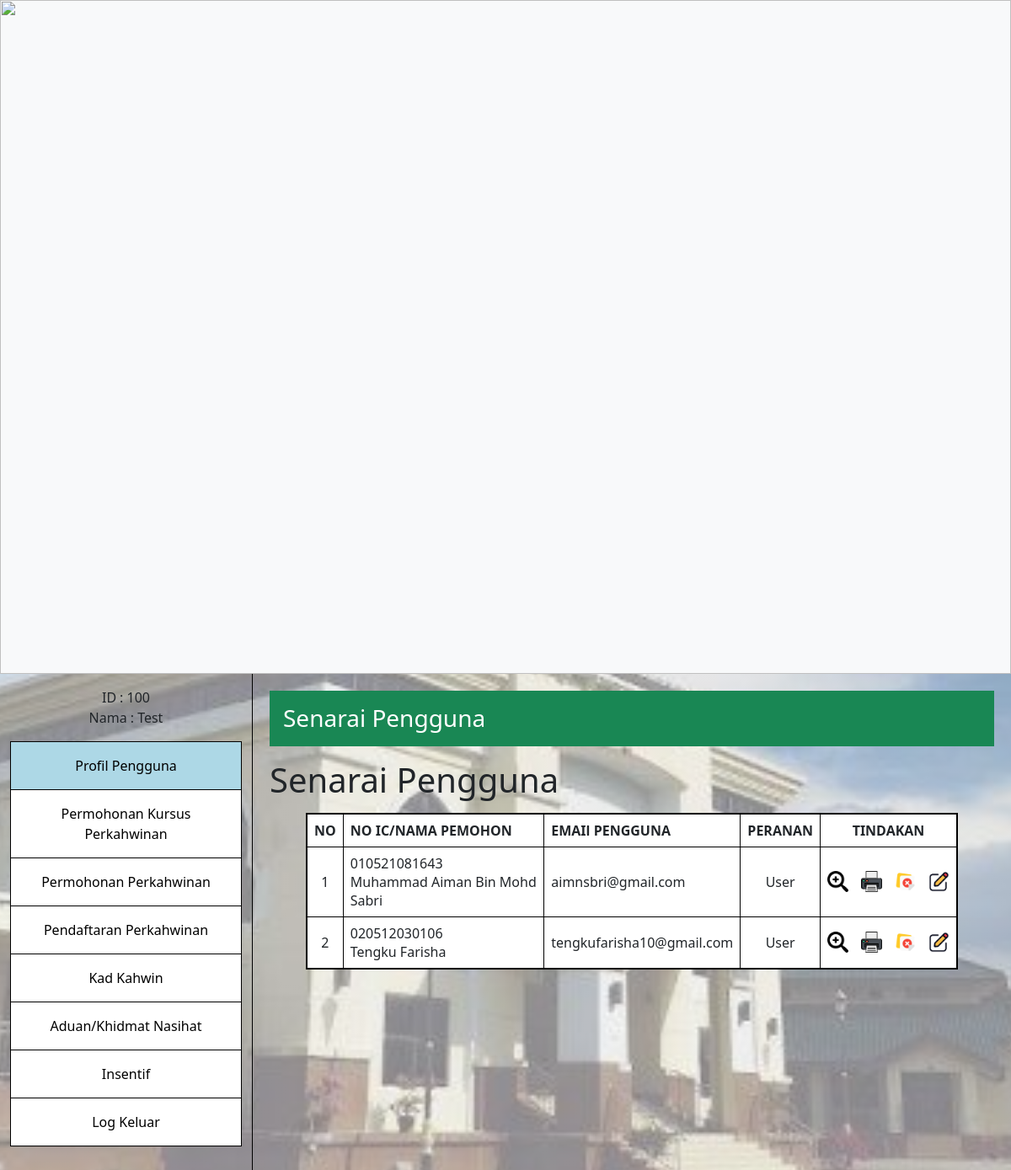
The app's page /App/ManageUser/profilepengguna.php (signed in), older data.
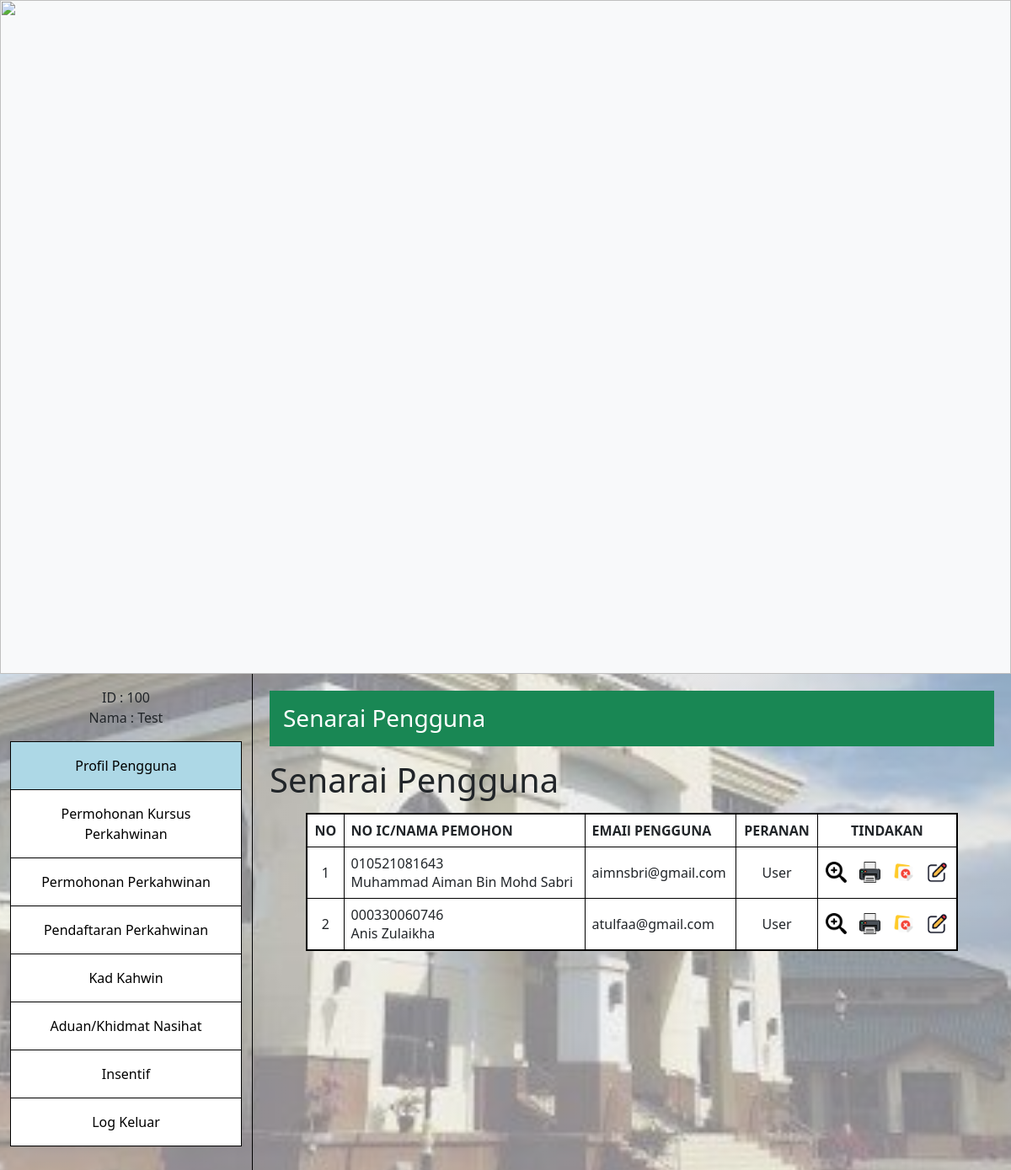
The same page, newer data.
### tables this page shows
CREATE TABLE `user` (
  `id` int(11) NOT NULL,
  `icnum` varchar(255) NOT NULL,
  `email` varchar(255) NOT NULL,
  `name` varchar(255) NOT NULL,
  `gender` varchar(255) NOT NULL,
  `phonenum` varchar(255) NOT NULL,
  `address` varchar(100) NOT NULL,
  `password` varchar(255) NOT NULL
);

### BusinessServices/Model/db.php (called while the page is built, shortened)
<?php
class Connection {
    public function __construct() {
        $this->servername = "localhost";
        $this->username = "root";
        $this->password = "";
        $this->database = "emunakahat";
    }
}

### BusinessServices/Model/MANAGEUSERMODEL/staff.php (called while the page is built, shortened)
<?php
require_once __DIR__ . '/../../MODEL/db.php';
class staff extends Connection {
    public function getAllUsers()
    {
        $connection = $this->getConnection();
        $query = "SELECT * FROM user";
        $result = mysqli_query($connection, $query);
        $users = array();
        if (mysqli_num_rows($result) > 0) {
            while ($row = mysqli_fetch_assoc($result)) {
                $users[] = $row;
            }
        }
        return $users;
    }
}
?>

### BusinessServices/controllers/MANAGEUSERCONTROLLER/profilepenggunaController.php (called while the page is built)
<?php
require_once 'C:\xampp\htdocs\ezkahwin\BusinessServices\Model\MANAGEUSERMODEL\staff.php';
class allUserData extends staff
{
    public function getUsersData()
    {
        $dataUser = new staff();
        $dataUserResult = $dataUser->getAllUsers();
        return $dataUserResult;
    }
}

### App/ManageUser/profilepengguna.php (the view, shortened to what this page needs)
<?php
include('../../BusinessServices/Model/db.php');
require_once 'C:\xampp\htdocs\ezkahwin\BusinessServices\controllers\MANAGEUSERCONTROLLER\profilepenggunaController.php';
$userData = new allUserData();
$users = $userData->getUsersData();
?>
<head>
    <link rel="stylesheet" href="https://cdn.jsdelivr.net/npm/bootstrap@5.3.0/dist/css/bootstrap.min.css">
    <link rel="stylesheet" href="https://cdnjs.cloudflare.com/ajax/libs/font-awesome/5.15.4/css/all.min.css">
    <link rel="stylesheet" href="../../../ezkahwin/public/css/styles.css">
</head>
<body>
    <?php include "../Component/header.php"; ?>
    <div class="container-fluid">
        <div class="row">
            <?php
            $activePage = 'profil';
            include "../Component/sidebarStaff.php";
            ?>
            <div class="col-md-9 content">
                <div class="content-title bg-success text-white p-3">
                    <h1 class="h3 m-0">Senarai Pengguna</h1>
                </div>
                <div class="contentBox mt-3">
                    <div class="desc">
                        <section class="edit-profile-body">
                            <h1>Senarai Pengguna</h1>
                            <table class="table-custom">
                                <thead>
                                    <tr>
                                        <th>
                                            NO
                                        </th>
                                        <th class="text-start">
                                            NO IC/NAMA PEMOHON
                                        </th>
                                        <th class="text-start">
                                            EMAIl PENGGUNA
                                        </th>
                                        <th>
                                            PERANAN
                                        </th>
                                        <th>
                                            TINDAKAN
                                        </th>
                                    </tr>
                                </thead>
                                <tbody>
                                    <?php
                                    if (!empty($users)) {
                                        $count = 1;
                                        foreach ($users as $user) {
                                            echo '<tr>
                                                    <td>' . $count . '</td>
                                                    <td class="text-start">
                                                        <p>' . $user["icnum"] . '</p>
                                                        <p>' . $user["name"] . '</p>
                                                    </td>
                                                    <td class="text-start">' . $user["email"] . '</td>
                                                    <td>User</td>
                                                    <td>
                                                        <div class="action">
                                                            <a class="item">
                                                                <img src="../../../ezkahwin/public/Images/view.png" />
                                                            </a>
                                                            <a class="item">
                                                                <img src="../../../ezkahwin/public/Images/print.png" />
                                                            </a>
                                                            <a class="item" href="../../../ezkahwin/index.php?did=' . $user["id"] . '" onclick="return confirm(\'Are you sure to delete data?\');">
                                                                <img src="../../../ezkahwin/public/Images/delete.png"  />
                                                            </a>
                                                            <a class="item" href="editpengguna.php?eid=' . $user["id"] . '">
                                                                <img src="../../../ezkahwin/public/Images/edit.png" />
                                                            </a>
                                                        </div>
                                                    </td>
                                                </tr>';
                                            $count++;
                                        }
                                    } else {
                                        echo "<tr><td colspan='5'>No Data</td></tr>";
                                    }
                                    ?>
                                </tbody>
                            </table>
                        </section>
                    </div>
                </div>
            </div>
        </div>
    </div>
</body>
</html>

### App/Component/header.php
<header class="navbar-light bg-light">
    <img class="w-100 h-auto" src="https://i.imgur.com/D3gqdM6.jpg" id="imgbanner" />
</header>

### App/Component/sidebarStaff.php (shortened to what this page needs)
<?php
if (isset($_COOKIE['staff_data'])) {
    $userArray = json_decode($_COOKIE['staff_data'], true);
    $icnum = $userArray['icnum'];
    $name = $userArray['name'];
}
?>
<div class="col-md-3 sidebar align-items-center">
    <div class="userinfo mt-3 d-flex flex-column align-items-center">
        <div class="box d-flex align-items-center">
            <div class="label me-1">ID</div>
            <div>: <?php echo $icnum; ?></div>
        </div>
        <div class="box d-flex align-items-center">
            <div class="label me-1">Nama</div>
            <div>: <?php echo $name; ?></div>
        </div>
    </div>
    <div class="sidebar-items w-auto mt-3">
        <ul class="nav flex-column">
            <li class="nav-item sidebar-item p-2 <?php echo $activePage === 'profil' ? 'active' : ''; ?>">
                <a class="nav-link" href="../../../ezkahwin/App/ManageUser/profilepengguna.php">Profil Pengguna</a>
            </li>
            <li class="nav-item sidebar-item p-2 <?php echo $activePage === 'kursus' ? 'active' : ''; ?>">
                <a class="nav-link" href="#">Permohonan Kursus Perkahwinan</a>
            </li>
            <li class="nav-item sidebar-item p-2 <?php echo $activePage === 'permohonan' ? 'active' : ''; ?>">
                <a class="nav-link" href="#">Permohonan Perkahwinan</a>
            </li>
            <li class="nav-item sidebar-item p-2 <?php echo $activePage === 'pendaftaran' ? 'active' : ''; ?>">
                <a class="nav-link" href="../../../ezkahwin/App/MarriageRegistration/MarriageRegistrationListAdmin.php">Pendaftaran Perkahwinan</a>
            </li>
            <li class="nav-item sidebar-item p-2 <?php echo $activePage === 'kad' ? 'active' : ''; ?>">
                <a class="nav-link" href="../../../ezkahwin/App/MarriageCard/MarriageCardUserList.php">Kad Kahwin</a>
            </li>
            <li class="nav-item sidebar-item p-2 <?php echo $activePage === 'aduan' ? 'active' : ''; ?>">
                <a class="nav-link" href="../../../ezkahwin/App/ManageConsultation/listOfApplication.php">Aduan/Khidmat Nasihat</a>
            </li>
            <li class="nav-item sidebar-item p-2 <?php echo $activePage === 'insentif' ? 'active' : ''; ?>">
                <a class="nav-link" href="../../../ezkahwin/App/ManageIncentive/ApplicantsListForm.php">Insentif</a>
            </li>
            <li class="nav-item sidebar-item sidebar-item-last p-2">
                <a class="nav-link" href="../../../ezkahwin/App/ManageUser/logout.php">Log Keluar</a>
            </li>
        </ul>
    </div>
</div>

### public/css/styles.css (style rules this page uses)
body { background: linear-gradient(rgba(255, 255, 255, 0.5), rgba(255, 255, 255, 0.5)), url("../Images/background.jpg"); background-size: cover; background-repeat: no-repeat; background-position: center; }
.sidebar { height: 100vh; background-color: transparent; border-right: 1px solid black; }
.sidebar-items { background-color: white; margin: auto; }
.sidebar-item { border: 1px solid black; border-bottom: none; text-align: center; }
.sidebar-item:last-child { border-bottom: 1px solid black; }
.content { padding: 20px; background-color: transparent; }
.content-title { background-color: blue; color: white; padding: 10px; }
.sidebar-item a { color: black; }
.sidebar-item.active { background-color: lightblue; }

### App/ManageUser/profilepengguna.php (style rules this page uses)
table, th, td { background-color: white; border-collapse: collapse; border: 2px solid #000000; padding: 0.5em; text-align: center; margin-left: auto; margin-right: auto; }
.action { display: flex; align-items: center; justify-content: center; gap: 15px; }
.action .item { text-decoration: none; cursor: pointer; }
.action .item img { width: 25px; }
.table-custom { width: 90%; margin-top: 15px; margin-bottom: 15px; }
.table-custom p { margin: 0px; }
.table-custom td, .table-custom th { border: 1px solid #000; }

Row changes from the older to the newer data that the page shows:
removed user: icnum "020512030106", name "Tengku Farisha", email "tengkufarisha10@gmail.com"
added user: icnum "000330060746", name "Anis Zulaikha", email "atulfaa@gmail.com"
